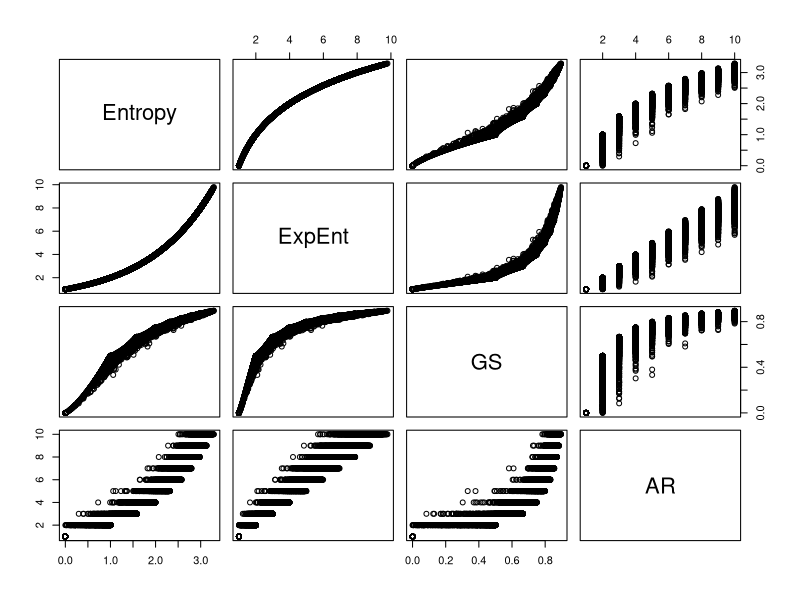

The R source for this figure:
#Exercises Further comments on genetic diversity
sim.p<-function(n){
	a<-list()
	for (i in 1:n){
		x<-floor(runif(1)*10)+1 #Decide number of classes
		y<-runif(x) #Random probabilities
		y<-y/sum(y) #Normalize
		a[[i]]<-y}
		a
	}
x<-sim.p(10000)
#Shannon diversity
#x log x
MyLog2p<-function(x){if(x==0) 0 else x*log(x,2)}
entropy<-function(x){-sum(sapply(x,MyLog2p),na.rm=T)}
#Gini-Simpson index
gs<-function(x){1-sum(x^2)}
#Allele richness
ar<-function(x){length(x)}
Entropy<-lapply(x,entropy)
Entropy<-unlist(Entropy)
GS<-lapply(x,gs)
GS<-unlist(GS)
ExpEnt<-2^Entropy
AR<-lapply(x,ar)
AR<-unlist(AR)
pairs(cbind(Entropy,ExpEnt,GS,AR))

